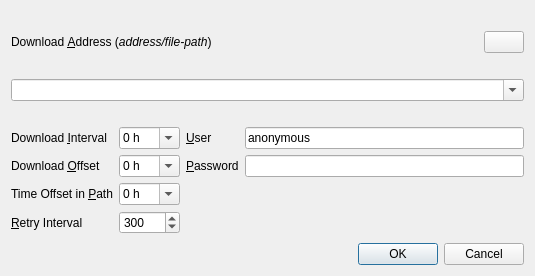
<?xml version="1.0" encoding="UTF-8"?>
<ui version="4.0">
 <class>FtpOptDialog</class>
 <widget class="QWidget" name="FtpOptDialog">
  <property name="geometry">
   <rect>
    <x>0</x>
    <y>0</y>
    <width>535</width>
    <height>276</height>
   </rect>
  </property>
  <property name="windowTitle">
   <string>FTP Options</string>
  </property>
  <layout class="QGridLayout" name="gridLayout">
   <item row="0" column="0">
    <widget class="QWidget" name="wgAddress" native="true">
     <layout class="QGridLayout" name="gridLayout_3">
      <property name="leftMargin">
       <number>0</number>
      </property>
      <property name="topMargin">
       <number>0</number>
      </property>
      <property name="rightMargin">
       <number>0</number>
      </property>
      <property name="bottomMargin">
       <number>0</number>
      </property>
      <item row="0" column="0">
       <widget class="QLabel" name="Label2">
        <property name="text">
         <string>&lt;html&gt;&lt;head/&gt;&lt;body&gt;&lt;p&gt;Download &amp;amp;Address (&lt;span style=&quot; font-style:italic;&quot;&gt;address/file-path&lt;/span&gt;)&lt;/p&gt;&lt;/body&gt;&lt;/html&gt;</string>
        </property>
        <property name="buddy">
         <cstring>cBAddress</cstring>
        </property>
       </widget>
      </item>
      <item row="0" column="1">
       <widget class="QPushButton" name="btnKey">
        <property name="sizePolicy">
         <sizepolicy hsizetype="Fixed" vsizetype="Fixed">
          <horstretch>0</horstretch>
          <verstretch>0</verstretch>
         </sizepolicy>
        </property>
        <property name="toolTip">
         <string>Show placeholder keys.</string>
        </property>
        <property name="text">
         <string/>
        </property>
        <property name="icon">
         <iconset resource="../icon/resources.qrc">
          <normaloff>:/buttons/key</normaloff>:/buttons/key</iconset>
        </property>
       </widget>
      </item>
      <item row="1" column="0" colspan="2">
       <widget class="QComboBox" name="cBAddress">
        <property name="toolTip">
         <string>Download address. For placeholder tokens see info botton above.</string>
        </property>
        <property name="editable">
         <bool>true</bool>
        </property>
        <property name="placeholderText">
         <string>user:password@host:port</string>
        </property>
       </widget>
      </item>
     </layout>
    </widget>
   </item>
   <item row="2" column="0">
    <widget class="QWidget" name="wgParameter" native="true">
     <layout class="QGridLayout" name="gridLayout_2">
      <property name="leftMargin">
       <number>0</number>
      </property>
      <property name="topMargin">
       <number>0</number>
      </property>
      <property name="rightMargin">
       <number>0</number>
      </property>
      <property name="bottomMargin">
       <number>0</number>
      </property>
      <item row="0" column="0">
       <widget class="QLabel" name="Label1">
        <property name="toolTip">
         <string/>
        </property>
        <property name="text">
         <string>Download &amp;Interval</string>
        </property>
        <property name="buddy">
         <cstring>cBInterval</cstring>
        </property>
       </widget>
      </item>
      <item row="0" column="2">
       <widget class="QLabel" name="lbUser">
        <property name="toolTip">
         <string/>
        </property>
        <property name="text">
         <string>&amp;User</string>
        </property>
        <property name="buddy">
         <cstring>lEUser</cstring>
        </property>
       </widget>
      </item>
      <item row="2" column="1">
       <widget class="QComboBox" name="cBPathOffset">
        <property name="toolTip">
         <string>&lt;html&gt;&lt;head/&gt;&lt;body&gt;&lt;p&gt;Optionally specifying an time offset for the keys used in the path above.&lt;/p&gt;&lt;/body&gt;&lt;/html&gt;</string>
        </property>
        <property name="editable">
         <bool>true</bool>
        </property>
        <item>
         <property name="text">
          <string>0 h</string>
         </property>
        </item>
        <item>
         <property name="text">
          <string>-1 h</string>
         </property>
        </item>
        <item>
         <property name="text">
          <string>-2 h</string>
         </property>
        </item>
        <item>
         <property name="text">
          <string>-3 h</string>
         </property>
        </item>
        <item>
         <property name="text">
          <string>-6 h</string>
         </property>
        </item>
        <item>
         <property name="text">
          <string>-9 h</string>
         </property>
        </item>
        <item>
         <property name="text">
          <string>-12 h</string>
         </property>
        </item>
        <item>
         <property name="text">
          <string>-15 h</string>
         </property>
        </item>
        <item>
         <property name="text">
          <string>-18 h</string>
         </property>
        </item>
        <item>
         <property name="text">
          <string>-21 h</string>
         </property>
        </item>
        <item>
         <property name="text">
          <string/>
         </property>
        </item>
       </widget>
      </item>
      <item row="2" column="0">
       <widget class="QLabel" name="Label8">
        <property name="toolTip">
         <string/>
        </property>
        <property name="text">
         <string>Time Offset in &amp;Path</string>
        </property>
        <property name="buddy">
         <cstring>cBPathOffset</cstring>
        </property>
       </widget>
      </item>
      <item row="1" column="0">
       <widget class="QLabel" name="Label3">
        <property name="toolTip">
         <string/>
        </property>
        <property name="text">
         <string>Download &amp;Offset</string>
        </property>
        <property name="buddy">
         <cstring>cBOffset</cstring>
        </property>
       </widget>
      </item>
      <item row="1" column="1">
       <widget class="QComboBox" name="cBOffset">
        <property name="toolTip">
         <string>&lt;html&gt;&lt;head/&gt;&lt;body&gt;&lt;p&gt;Time offset for data download to be used in combination with the download interval.&lt;/p&gt;&lt;p&gt;If the download interval is e.g. 6 h and the offset 2 h, the download will start at 2:00, 8:00,14:00, and 20:00 UTC.&lt;/p&gt;&lt;/body&gt;&lt;/html&gt;</string>
        </property>
        <property name="editable">
         <bool>true</bool>
        </property>
        <item>
         <property name="text">
          <string>0 h</string>
         </property>
        </item>
        <item>
         <property name="text">
          <string>1 h</string>
         </property>
        </item>
        <item>
         <property name="text">
          <string>2 h</string>
         </property>
        </item>
        <item>
         <property name="text">
          <string>3 h</string>
         </property>
        </item>
        <item>
         <property name="text">
          <string>6 h</string>
         </property>
        </item>
        <item>
         <property name="text">
          <string>9 h</string>
         </property>
        </item>
        <item>
         <property name="text">
          <string>12 h</string>
         </property>
        </item>
        <item>
         <property name="text">
          <string>15 h</string>
         </property>
        </item>
        <item>
         <property name="text">
          <string>18 h</string>
         </property>
        </item>
        <item>
         <property name="text">
          <string>21 h</string>
         </property>
        </item>
        <item>
         <property name="text">
          <string/>
         </property>
        </item>
        <item>
         <property name="text">
          <string/>
         </property>
        </item>
       </widget>
      </item>
      <item row="3" column="1">
       <widget class="QSpinBox" name="sBRetryInterval">
        <property name="toolTip">
         <string>Time (s) between retries if download fails.</string>
        </property>
        <property name="maximum">
         <number>10000</number>
        </property>
        <property name="value">
         <number>300</number>
        </property>
       </widget>
      </item>
      <item row="3" column="0">
       <widget class="QLabel" name="Label4">
        <property name="toolTip">
         <string/>
        </property>
        <property name="text">
         <string>&amp;Retry Interval</string>
        </property>
        <property name="buddy">
         <cstring>sBRetryInterval</cstring>
        </property>
       </widget>
      </item>
      <item row="0" column="1">
       <widget class="QComboBox" name="cBInterval">
        <property name="toolTip">
         <string>&lt;html&gt;&lt;head/&gt;&lt;body&gt;&lt;p&gt;Time interval to download new data. &lt;/p&gt;&lt;p&gt;Useful in combination with certain keys (e.g. %hb) in the download path.&lt;/p&gt;&lt;/body&gt;&lt;/html&gt;</string>
        </property>
        <property name="editable">
         <bool>true</bool>
        </property>
        <item>
         <property name="text">
          <string>0 h</string>
         </property>
        </item>
        <item>
         <property name="text">
          <string>1 h</string>
         </property>
        </item>
        <item>
         <property name="text">
          <string>2 h</string>
         </property>
        </item>
        <item>
         <property name="text">
          <string>3 h</string>
         </property>
        </item>
        <item>
         <property name="text">
          <string>6 h</string>
         </property>
        </item>
        <item>
         <property name="text">
          <string>12 h</string>
         </property>
        </item>
        <item>
         <property name="text">
          <string>24 h</string>
         </property>
        </item>
       </widget>
      </item>
      <item row="0" column="3">
       <widget class="QLineEdit" name="lEUser">
        <property name="toolTip">
         <string>Username for login to the server.</string>
        </property>
        <property name="text">
         <string>anonymous</string>
        </property>
       </widget>
      </item>
      <item row="1" column="2">
       <widget class="QLabel" name="lbPassword">
        <property name="toolTip">
         <string/>
        </property>
        <property name="text">
         <string>&amp;Password</string>
        </property>
        <property name="buddy">
         <cstring>lEPassword</cstring>
        </property>
       </widget>
      </item>
      <item row="1" column="3">
       <widget class="QLineEdit" name="lEPassword">
        <property name="toolTip">
         <string>Password for the login to the server.</string>
        </property>
        <property name="echoMode">
         <enum>QLineEdit::EchoMode::Password</enum>
        </property>
       </widget>
      </item>
     </layout>
    </widget>
   </item>
   <item row="9" column="0">
    <widget class="QDialogButtonBox" name="buttonBox">
     <property name="standardButtons">
      <set>QDialogButtonBox::StandardButton::Cancel|QDialogButtonBox::StandardButton::Ok</set>
     </property>
    </widget>
   </item>
  </layout>
 </widget>
 <tabstops>
  <tabstop>btnKey</tabstop>
  <tabstop>cBAddress</tabstop>
  <tabstop>cBInterval</tabstop>
  <tabstop>cBOffset</tabstop>
  <tabstop>cBPathOffset</tabstop>
  <tabstop>sBRetryInterval</tabstop>
  <tabstop>lEUser</tabstop>
  <tabstop>lEPassword</tabstop>
 </tabstops>
 <resources>
  <include location="../icon/resources.qrc"/>
 </resources>
 <connections/>
</ui>
